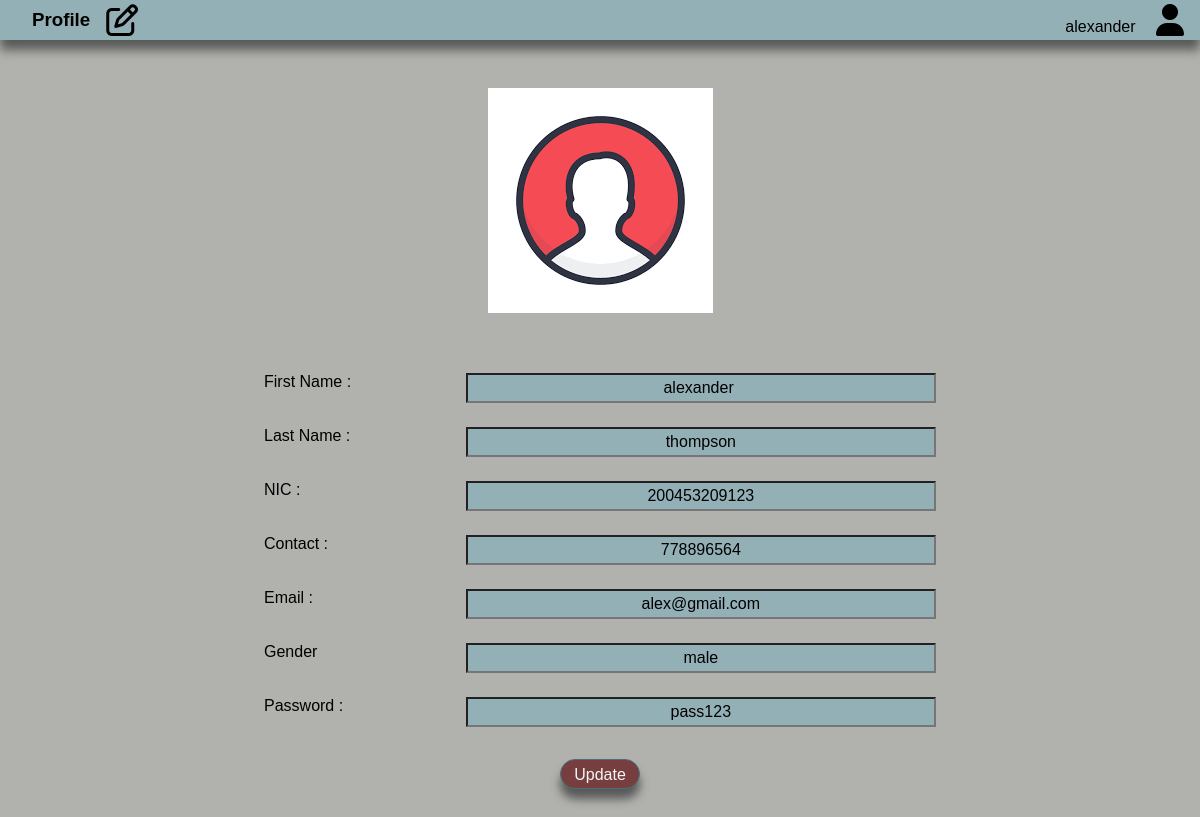
The app's page /edit_user.php (signed in) with its own data.
### tables this page shows
CREATE TABLE `user` (
  `uid` int(5) NOT NULL,
  `fname` varchar(50) NOT NULL,
  `lname` varchar(50) NOT NULL,
  `NIC` varchar(20) NOT NULL,
  `contact` int(15) NOT NULL,
  `email` varchar(50) NOT NULL,
  `gender` varchar(15) NOT NULL,
  `password` varchar(50) NOT NULL
);

### edit_user.php (the view, shortened to what this page needs)
<?php
require_once("php/connection.php");
$id=$_SESSION['id'];
$sql="select * from user where uid='$id'";
$result=$conn->query($sql);
if($result->num_rows>0){
    while($row=$result->fetch_assoc())
    {
       $uname=$row['fname'];
        $lname=$row["lname"];
        $nic=$row["NIC"];
        $cont=$row["contact"];
        $mail=$row["email"];
        $gen=$row["gender"];
        $pass=$row["password"];
    }
}
?>
<!DOCTYPE html>
<html lang="en">
<head>
    <link rel="stylesheet" href="css/edit_u.css">
</head>
<body>
    <div class="nav">
        <div class="title"><h3>Profile</h3><i class="fa fa-edit fa-2x"></i></div>
        <div class="name"><p><?php echo $uname ?><i class="fa fa-user fa-2x"></i></p></div>
    </div>
    <form action="php/update_user.php" method="post" class="profile">
    <div class="pic">
      <img src="images/prof.png" alt="">
    </div>
    <div class="data">
    <div class="info">
      <label for="Fname">First Name : </label>
      <input type="text" name="usrn" value="<?php echo $uname ?>" id="Fname">
    </div>
    <div class="info">
      <label for="Lname">Last Name : </label>
      <input type="text" id="Lname" name="lname" value="<?php echo $lname?>">
    </div>
    <div class="info">
      <label for="nic">NIC : </label>
      <input type="text" id="nic" name="nic" value="<?php echo $nic ?>">
    </div>
    <div class="info">
      <label for="cont">Contact : </label>
      <input type="text" id="cont" name="cont" value="<?php echo $cont ?>">
    </div>
    <div class="info">
      <label for="mail">Email : </label>
      <input type="text" id="mail" name="mail" value="<?php echo $mail ?>">
    </div>
    <div class="info">
      <label >Gender</label>
			  <input type="text" name="gen" value="<?php echo $gen; ?>" readonly>
    </div>
    <div class="info">
      <label for="pass">Password : </label>
      <input type="text" name="pass" id="pass" value="<?php echo $pass; ?>">
    </div>
</form>
    <div class="bt">
        <input class="sub" onclick="editp()" type="submit" value="Update">
        </div>
</body>
</html>

### css/edit_u.css (style rules this page uses)
* { margin:0; padding: 0; box-sizing: border-box; font-family: sans-serif; }
body { background-color:rgb(177, 177, 174); }
.nav { background-color: #94B0B7; width:100%; height: 40px; display: flex; justify-content: space-between; box-shadow: 0px 10px 10px rgb(0, 0, 0, 0.5); }
.title { display: flex; padding-left: 1rem; }
.title h3,i { margin: auto; padding-left: 1rem; }
.name { display: flex; padding-right: 1rem; }
.name p { margin: auto; }
.bt { width:80%; margin: auto; margin-top: 2rem; display: flex; }
.profile { width: 80%; margin: auto; display: flex; flex-direction: column; justify-content: center; }
.pic, .data { margin: auto; }
.data { margin-top: 2rem; width: 70%; }
.pic { margin-top: 3rem; }
.info { margin-top: 1.5rem; display: flex; justify-content: space-between; }
input { width: 70%; height: 30px; background-color: #94B0B7; font-weight: 200; }
input { text-align: center; font-size: 1rem; }
.sub { margin: auto; cursor: pointer; color: whitesmoke; width: 5rem; padding : 6px ; background: rgb(118, 62, 62); border: 1px solid #4A707A; border-radius: 20px; box-shadow: 0px 10px 10px rgb(0, 0, 0, 0.5); margin-bottom: 2rem; }

### records on screen
user: fname "alexander", usrn "alexander", lname "thompson", nic "200453209123", cont "778896564", mail "alex@gmail.com", gen "male", pass "pass123"
